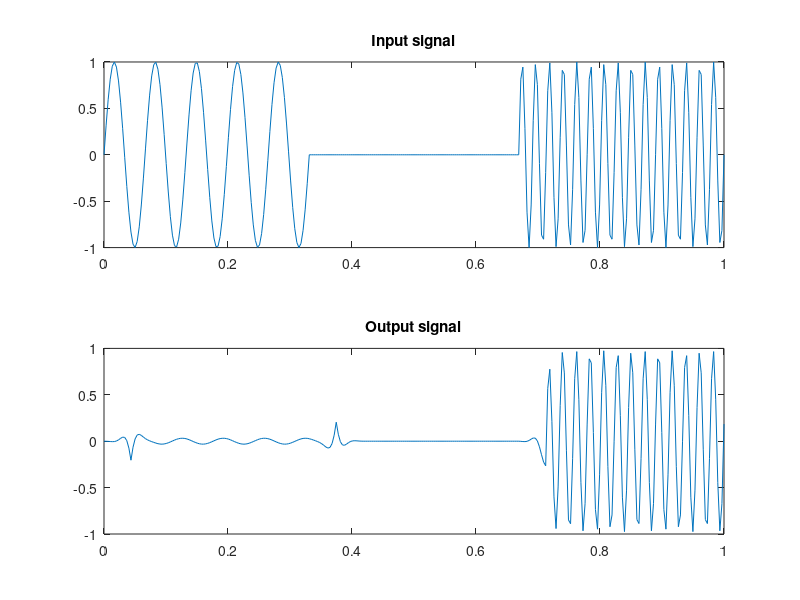

Source code (MATLAB):
%To understand FIR filter
clc
clear all
close all
%Step 1: To generate composite signal
t1=linspace(0,1,100);
t=linspace(0,1,300);
f1=5;
f2=0;
f3=15;
x1=sin(2*pi*f1*t1);
x2=sin(2*pi*f2*t1);
x3=sin(2*pi*f3*t1);
x=[x1,x2,x3];
%Filter design
fs=100;  %Sampling frequency
fn=fs/2;
fc=10;  %Cut-off frequency
w=fc/fn;
h=fir1(25,w,'high');  %Filter coefficient
%To obtain th output
y=filter(h,1,x);
%Plotting the result
subplot(2,1,1),plot(t,x),title('Input signal')
subplot(2,1,2),plot(t,y),title('Output signal')
